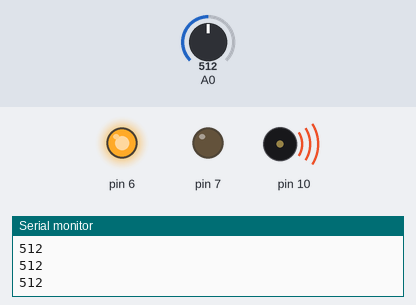
The sketch below on a simulated Arduino Uno, built with avr-gcc and run on an emulated ATmega328P. On the bench: output pins drawn as LEDs (lit = HIGH), buzzer (waves = sounding), the last lines printed to the serial monitor. The inputs (shaded band) are chosen by the test bench; at power-on: A0 = 512.

Above: at 1.2 s.
1.3 s: A0 set to 112
2.8 s: A0 set to 92
At 3.8 s:
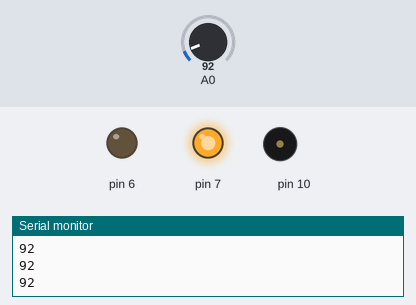
4.3 s: A0 set to 110
At 4.9 s:
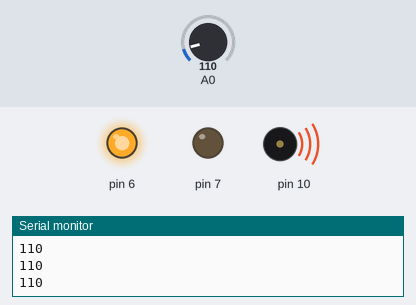
5.8 s: A0 set to 90
At 6.1 s:
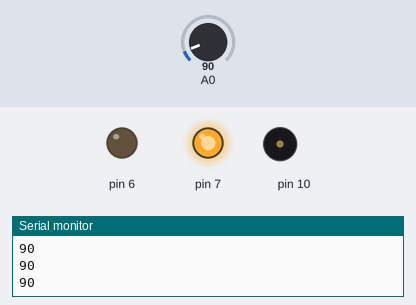
Timing chart, 0 to 8.3 s (numbered marks = the images above; inputs shaded):
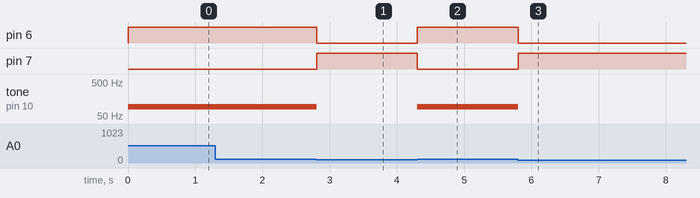

The sketch:

PIR-Motion-Detection.ino
```cpp
int prsensor = 0;
void setup()
{
  pinMode(A0, INPUT);
  Serial.begin(9600);
  pinMode(7, OUTPUT);
  pinMode(6, OUTPUT);
  pinMode(10, OUTPUT);
}

void loop()
{
  prsensor = analogRead(A0);
  Serial.println(prsensor);

  if (prsensor > 100)
  {
    digitalWrite(7, LOW);
    digitalWrite(6, HIGH);
    tone(10, 92, 100);
  }
  else
  {
    digitalWrite(7, HIGH);
    digitalWrite(6, LOW);
    noTone(10);
  }
}
```

Measured:
- the behaviour switches between 101 and 100 on A0 (found by bisection; images 0 and 1)
- after the input at 2.8 s, pin 6: HIGH → LOW at once; pin 7: LOW → HIGH at once; tone on pin 10: 92 Hz → silent at once
- after the input at 4.3 s, pin 6: LOW → HIGH at once; pin 7: HIGH → LOW at once; tone on pin 10: silent → 92 Hz at once
- after the input at 5.8 s, pin 6: HIGH → LOW at once; pin 7: LOW → HIGH at once; tone on pin 10: 92 Hz → silent at once
